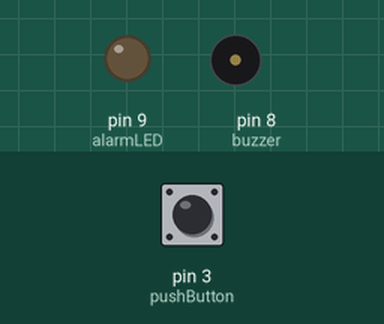
Bench run of a sketch on a simulated Arduino Uno, built with avr-gcc and run on an emulated ATmega328P. Shown: output pins drawn as LEDs (lit = HIGH), buzzer (waves = sounding). The test bench sets the inputs (shaded band); at power-on: pin 3 (pushButton) LOW. What the sketch prints to the serial monitor is not drawn.

Above: at 1.2 s.
1.3 s: pin 3 (pushButton) pulled HIGH for 0.15 s
At 2.5 s:
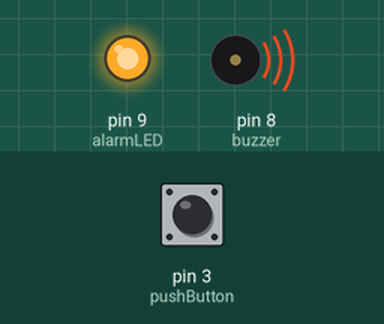
2.9 s: pin 3 (pushButton) pulled HIGH for 1 s
At 3.9 s:
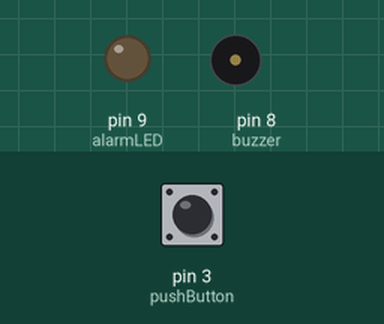
5.4 s: pin 3 (pushButton) pulled HIGH for 3.2 s
At 5.7 s:
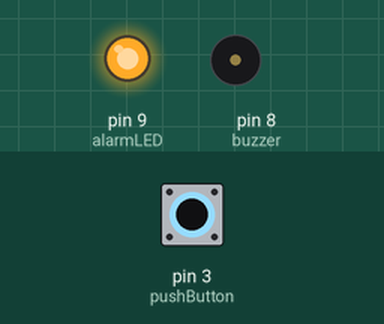
Timing chart, 0 to 8.4 s (numbered marks = the images above; inputs shaded):
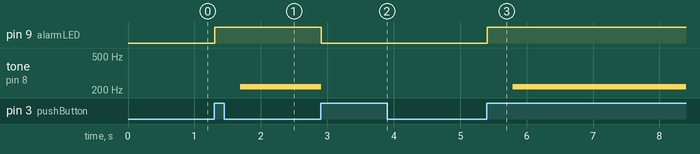

The sketch:

piezo_alarm1.ino
```cpp
// declare constants that don't change
int 	buzzer =8;	// pin for our buzzer output
int 	pushButton = 3; // pin for our push button input
int 	alarmLED = 9;	// pin of our alarm LED

// declare our variables that change

float 	valSIN;		// value of our SIN wave
int 	valTone;	// value for our tone
int 	valButton;	// value for our push button
bool 	bAlarm; 	// current state of the Alarm (On = True, Off = False)
int 	buttonState;             // the current reading from the input pin
int 	lastButtonState = LOW;   // the previous reading from the input pin

// the following variables are unsigned longs because the time, measured in
// milliseconds, will quickly become a bigger number than can be stored in an int.
unsigned long lastDebounceTime = 0;  // the last time the output pin was toggled
unsigned long debounceDelay = 50;    // the debounce time; increase if the output flickers

// configure our input and output
void setup()
{
  Serial.begin(9600);
  pinMode(alarmLED, OUTPUT);
  pinMode(buzzer, OUTPUT);
  pinMode(pushButton, INPUT);

  // set initial state of alarm LED
  digitalWrite(alarmLED, LOW);
}

// process our solution
void loop()
{
  valButton = debounce(lastButtonState);   //Read debounced state  // read the value from
  Serial.println(valButton);

  if ((lastButtonState == LOW) && (valButton == HIGH)) //if it was pressed…
  {
    if (bAlarm)
      shutOffAlarm();  	// shut off the alarm
    else
      activateAlarm();  // activate the alarm
  }

  lastButtonState = valButton;                                      //Reset button value
}

/****
* Debouncing Function
* Author: Jeremy Blum, Exploring Arduino textbook, Chapter 2
* Modified: Sherilyn Keaton
* Pass it the previous button state, and get back the current debounced button state.
*****/
boolean debounce(boolean lastState)
{
 boolean currentState = digitalRead(pushButton);   // Read the button state
 if (lastState != currentState)                     // if it's different…
 {
  delay(5);                               //Wait 5ms
  currentState = digitalRead(pushButton);          //Read it again
 }
 return currentState;     //Return the current value
}

// activate the alarm
void activateAlarm()
{
  bAlarm = true;
  digitalWrite(alarmLED, HIGH);

  for (int x=0; x<180; x++)
  {
    // convert degrees to radians then obtain sin value
     valSIN = (sin(x*(3.1412/180)));
     // generate a frequency from the sin value
     valTone = 200+(int(valSIN*1000));
     tone(8, valTone);
     delay(2);
  }
}

// shut off the alarm
void shutOffAlarm()
{
  // set the Alarm boolean flag, bAlarm, to false
  bAlarm= false;
  // turn the alarmLED off
  digitalWrite(alarmLED, LOW);
  // use the Arduino function noTone() to turn the alarm sound off in the buzzer
 noTone(8);
}
```

Measured:
- after the input at 1.3 s, pin 9 (alarmLED): LOW → HIGH at once; tone on pin 8 (buzzer): silent → 217 Hz after 0.39 s
- after the input at 2.9 s, pin 9 (alarmLED): HIGH → LOW at once; tone on pin 8 (buzzer): 217 Hz → silent at once
- after the input at 5.4 s, pin 9 (alarmLED): LOW → HIGH at once; tone on pin 8 (buzzer): silent → 217 Hz after 0.39 s
